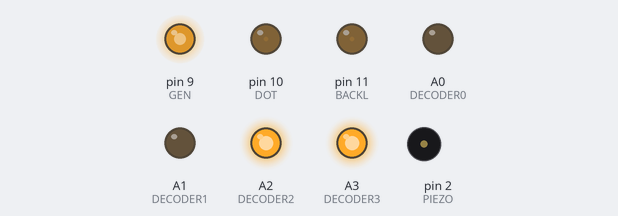
Recording of a sketch running on a simulated Arduino Uno, built with avr-gcc and run on an emulated ATmega328P. On the bench: output pins drawn as LEDs (lit = HIGH), buzzer (waves = sounding, pin HIGH). Pins used as bus, display or sensor lines are not drawn.

Above: at 0.05 s.
At 1.25 s:
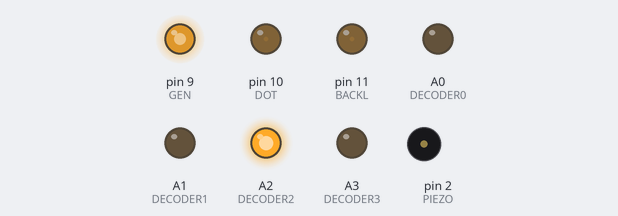
At 2.5 s:
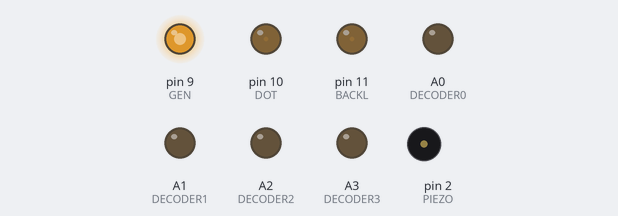
At 4.95 s:
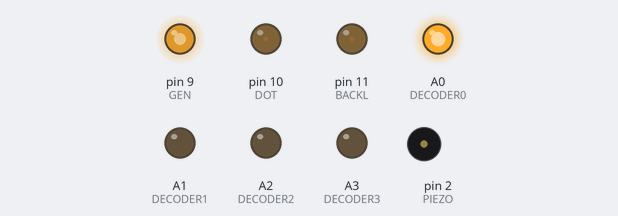
At 7.45 s:
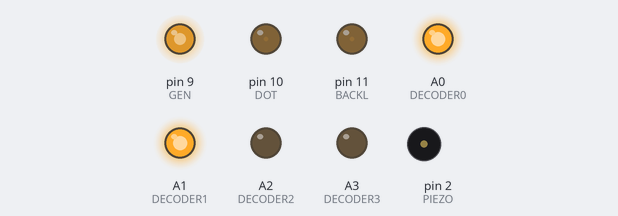
At 9.95 s:
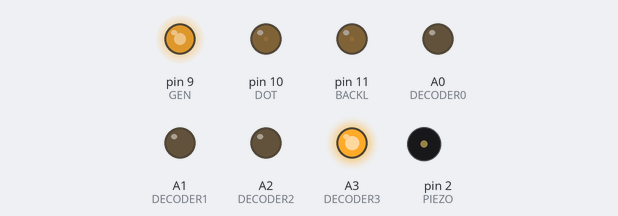
Timing chart, 0 to 11.5 s (numbered marks = the images above):
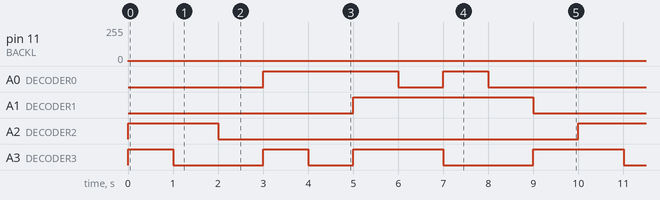

The sketch:

nixieClock_2_test_v1.1.ino
```cpp
/*
  Проверочный скетч к проекту "Часы на ГРИ v2"
  Страница проекта (схемы, описания): https://alexgyver.ru/nixieclock_v2/
  Исходники на GitHub: https://github.com/AlexGyver/NixieClock_v2
  Нравится, как написан код? Поддержи автора! https://alexgyver.ru/support_alex/
  Автор: AlexGyver Technologies, 2018
  https://AlexGyver.ru/
*/

// "минимальный" код для работы часов, можете начать с него разработку своей прошивки
// данная версия подходит только к плате IN-12 turned, для остальных надо менять массив digitMask
// в setup смотрите как задаётся яркость
// в loop просто перебираются цифры от 0 до 9

#define BOARD_TYPE 2
// тип платы часов:
// 0 - IN-12 turned
// 1 - IN-12
// 2 - IN-14 (обычная и neon dot)
// 3 другие индикаторы

// пины
#define PIEZO 2   // пищалка
#define KEY0 3    // часы
#define KEY1 4    // часы
#define KEY2 5    // минуты
#define KEY3 6    // минуты
#define BTN1 7    // кнопка 1
#define BTN2 8    // кнопка 2
#define GEN 9     // генератор
#define DOT 10    // точка
#define BACKL 11  // подсветка
#define BTN3 12   // кнопка 3

#define DECODER0 A0
#define DECODER1 A1
#define DECODER2 A2
#define DECODER3 A3

// распиновка ламп
#if (BOARD_TYPE == 0)
byte digitMask[] = {7, 3, 6, 4, 1, 9, 8, 0, 5, 2}; // маска дешифратора платы in12_turned (цифры нормальные)
byte opts[] = {KEY0, KEY1, KEY2, KEY3};            // порядок индикаторов слева направо

#elif (BOARD_TYPE == 1)
byte digitMask[] = {2, 8, 1, 9, 6, 4, 3, 5, 0, 7}; // маска дешифратора платы in12 (цифры вверх ногами)
byte opts[] = {KEY3, KEY2, KEY1, KEY0};            // порядок индикаторов справа налево (для IN-12 turned) и ин-14

#elif (BOARD_TYPE == 2)
byte digitMask[] = {9, 8, 0, 5, 4, 7, 3, 6, 2, 1}; // маска дешифратора платы in14
byte opts[] = {KEY3, KEY2, KEY1, KEY0};            // порядок индикаторов справа налево (для IN-12 turned) и ин-14

#elif (BOARD_TYPE == 3)
byte digitMask[] = {0, 1, 2, 3, 4, 5, 6, 7, 8, 9}; // тут вводим свой порядок пинов
byte opts[] = {KEY0, KEY1, KEY2, KEY3};            // свой порядок индикаторов
#endif


#include "GyverHacks.h"

volatile byte indiDimm[4];        // величина диммирования (0-24)
volatile byte indiCounter[4];     // счётчик каждого индикатора (0-24)
volatile byte indiDigits[4];      // цифры, которые должны показать индикаторы (0-10)
volatile byte curIndi;            // текущий индикатор (0-3)

void setDig(byte digit) {
  digit = digitMask[digit];
  setPin(DECODER3, bitRead(digit, 0));
  setPin(DECODER1, bitRead(digit, 1));
  setPin(DECODER0, bitRead(digit, 2));
  setPin(DECODER2, bitRead(digit, 3));
}

void setup() {
  Serial.begin(9600);

  // настройка пинов на выход
  pinMode(DECODER0, OUTPUT);
  pinMode(DECODER1, OUTPUT);
  pinMode(DECODER2, OUTPUT);
  pinMode(DECODER3, OUTPUT);
  pinMode(KEY0, OUTPUT);
  pinMode(KEY1, OUTPUT);
  pinMode(KEY2, OUTPUT);
  pinMode(KEY3, OUTPUT);
  pinMode(PIEZO, OUTPUT);
  pinMode(GEN, OUTPUT);
  pinMode(DOT, OUTPUT);
  pinMode(BACKL, OUTPUT);

  // задаем частоту ШИМ на 9 и 10 выводах 31 кГц
  TCCR1B = TCCR1B & 0b11111000 | 1;		// ставим делитель 1

  // включаем ШИМ
  // от скважности зависит напряжение! у 175 вольт при значении 180 и 145 вольт при 120
  setPWM(9, 180);

  // перенастраиваем частоту ШИМ на пинах 3 и 11 на 7.8 кГц и разрешаем прерывания по совпадению
  TCCR2B = (TCCR2B & B11111000) | 2;    // делитель 8
  TCCR2A |= (1 << WGM21);   // включить CTC режим для COMPA
  TIMSK2 |= (1 << OCIE2A);  // включить прерывания по совпадению COMPA

  setPWM(BACKL, 1);   // шим на светодиоды подсветки
  setPWM(DOT, 1);     // шим на точку (разделитель часы:минуты)

  // яркость индикаторов (0 - 24)
  indiDimm[0] = 24;
  indiDimm[1] = 24;
  indiDimm[2] = 24;
  indiDimm[3] = 24;
}

void loop() {
  // тупо перебираем числа от 0 до 1
  for (byte i = 0; i < 10; i++) {
    indiDigits[0] = i;
    indiDigits[1] = i;
    indiDigits[2] = i;
    indiDigits[3] = i;
    delay(1000);
  }
}

// динамическая индикация в прерывании таймера 2
ISR(TIMER2_COMPA_vect) {
  indiCounter[curIndi]++;             // счётчик индикатора
  if (indiCounter[curIndi] == indiDimm[curIndi])  // если достигли порога диммирования
    setPin(opts[curIndi], 0);         // выключить текущий индикатор

  if (indiCounter[curIndi] > 25) {    // достигли порога в 25 единиц
    indiCounter[curIndi] = 0;         // сброс счетчика лампы
    if (++curIndi >= 4) curIndi = 0;  // смена лампы закольцованная

    // отправить цифру из массива indiDigits согласно типу лампы
    byte thisDig = digitMask[indiDigits[curIndi]];
    setPin(DECODER3, bitRead(thisDig, 0));
    setPin(DECODER1, bitRead(thisDig, 1));
    setPin(DECODER0, bitRead(thisDig, 2));
    setPin(DECODER2, bitRead(thisDig, 3));
    setPin(opts[curIndi], 1);         // включить анод на текущую лампу
  }
}
```

Measured:
- by itself, pin 11 (BACKL): 0/255 → 1/255 at 0.00 s
- by itself, A0 (DECODER0): repeats every 10.0 s: LOW 1.0 s, HIGH 1.0 s, LOW 5.0 s, HIGH 3.0 s
- by itself, A1 (DECODER1): alternates HIGH for 4.0 s and LOW for 6.0 s
- by itself, A2 (DECODER2): alternates HIGH for 2.0 s and LOW for 8.0 s
- by itself, A3 (DECODER3): repeats every 10.0 s: LOW 2.0 s, HIGH 1.0 s, LOW 1.0 s, HIGH 2.0 s, LOW 2.0 s, HIGH 2.0 s
